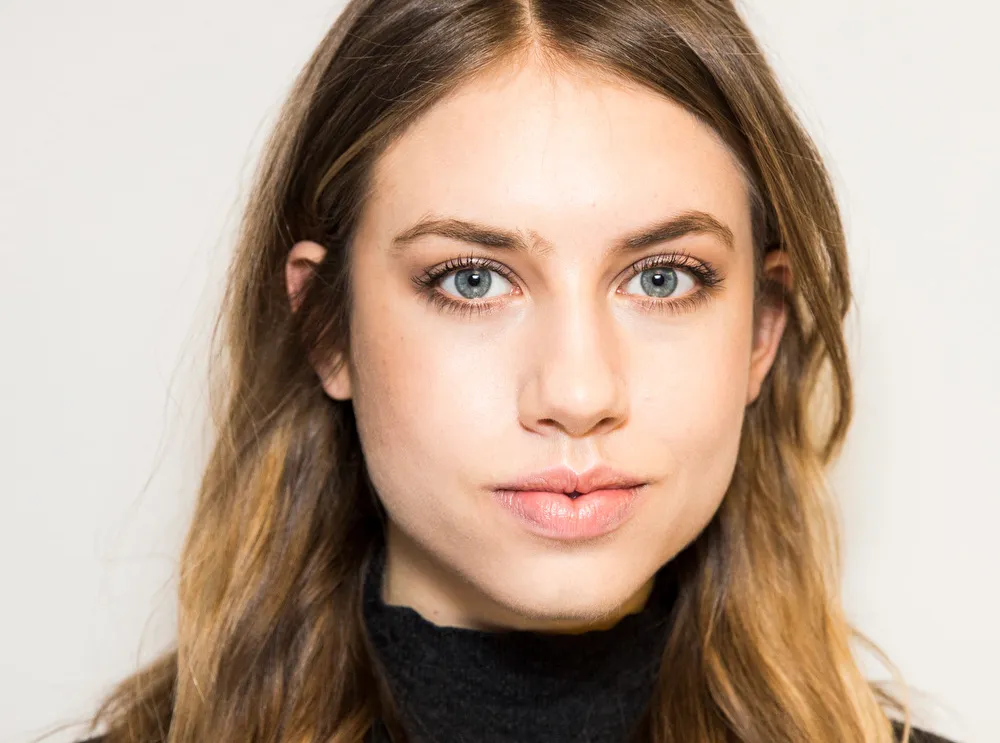
#> input picture Jake/Resources/Photos/woman.jpg, 1000 x 743 px, found by its file name
$ python test.py
#> lines starting #> are read from the running program, lines starting #| are printed output that depends on the picture
#> in main, frame is the input picture: shape (743, 1000, 3); mean B, G, R 146.8, 163.6, 185.6
import cv2
import numpy as np


# init part
face_cascade = cv2.CascadeClassifier('/Users/jacob_kitz/Desktop/hgn_processing/HGN_Classification/Jake/Resources/HaarCascades/haarcascade_frontalface_default.xml')
eye_cascade = cv2.CascadeClassifier('/Users/jacob_kitz/Desktop/hgn_processing/HGN_Classification/Jake/Resources/HaarCascades/haarcascade_eye.xml')
detector_params = cv2.SimpleBlobDetector_Params()
detector_params.filterByArea = True
detector_params.maxArea = 1500
detector = cv2.SimpleBlobDetector_create(detector_params)


def detect_faces(img, cascade):
    gray_frame = cv2.cvtColor(img, cv2.COLOR_BGR2GRAY)
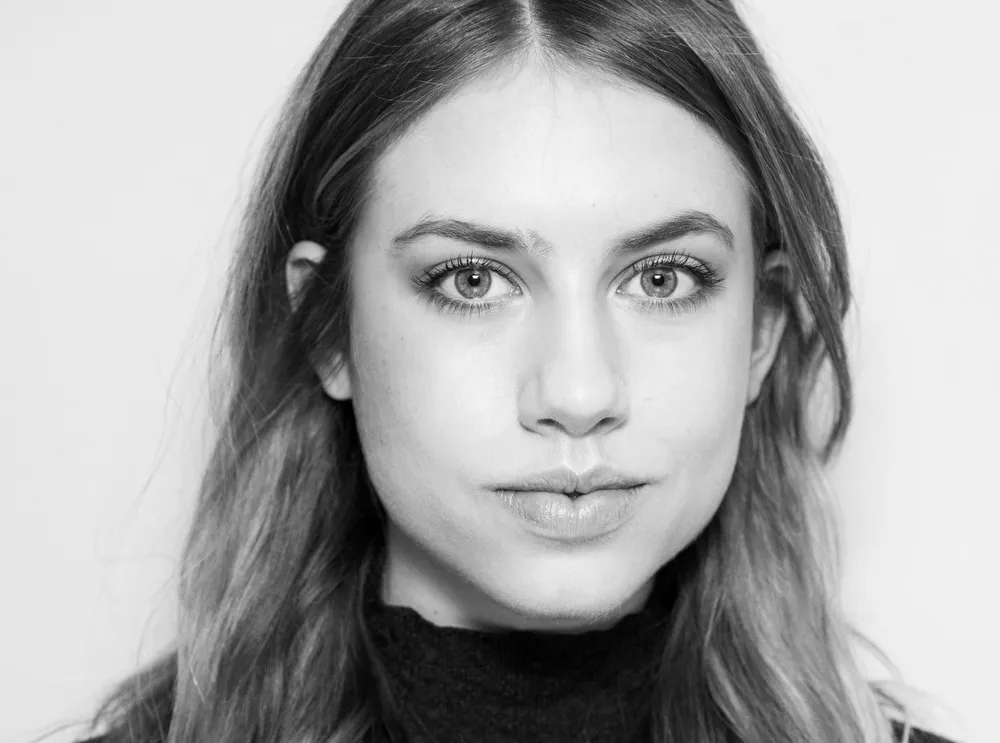
#> gray_frame: shape (743, 1000); min 0, max 255, mean 168.3
    coords = cascade.detectMultiScale(gray_frame, 1.3, 5)
#> coords = [[322, 95, 499, 499]]
    if len(coords) > 1:
        biggest = (0, 0, 0, 0)
        for i in coords:
            if i[3] > biggest[3]:
                biggest = i
        biggest = np.array([i], np.int32)
    elif len(coords) == 1:
        biggest = coords
#> biggest = [[322, 95, 499, 499]]
    else:
        return None
    for (x, y, w, h) in biggest:
        frame = img[y:y + h, x:x + w]
#> this loop made 1 pass
#> pass 1, in detect_faces, `frame = img[y:y + h, x:x + w]`:
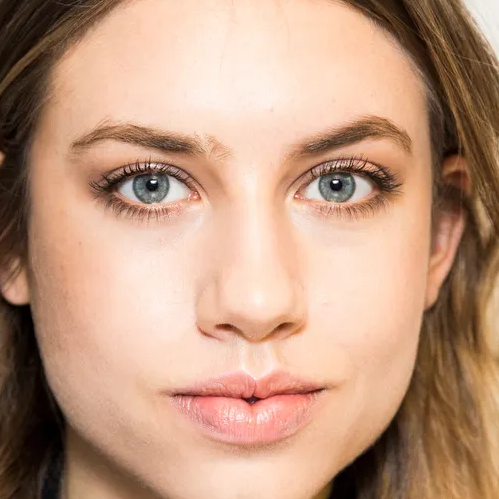
#> frame: shape (499, 499, 3); mean B, G, R 128.8, 153, 191.5
    return frame


def detect_eyes(img, cascade):
    gray_frame = cv2.cvtColor(img, cv2.COLOR_BGR2GRAY)
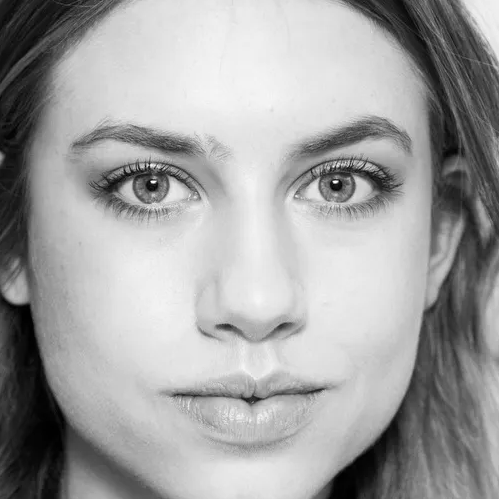
#> gray_frame: shape (499, 499); min 0, max 255, mean 161.7
    eyes = cascade.detectMultiScale(gray_frame, 1.3, 5)  # detect eyes
#> eyes = [[284, 129, 107, 107], [81, 132, 110, 110]]
    width = np.size(img, 1)  # get face frame width
#> width = 499
    height = np.size(img, 0)  # get face frame height
#> height = 499
    left_eye = None
    right_eye = None
    for (x, y, w, h) in eyes:
        if y > height / 2:
            pass
        eyecenter = x + w / 2  # get the eye center
        if eyecenter < width * 0.5:
            left_eye = img[y:y + h, x:x + w]
        else:
            right_eye = img[y:y + h, x:x + w]
#> this loop made 2 passes
#> (x, y, w, h, eyecenter) on passes 1 to 2: (284, 129, 107, 107, 337.5), (81, 132, 110, 110, 136)
#> pass 1, in detect_eyes, `right_eye = img[y:y + h, x:x + w]`:
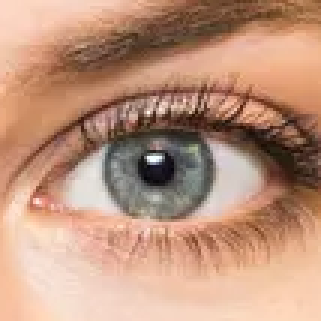
#> right_eye: shape (107, 107, 3) (shown 3 times larger); mean B, G, R 124.7, 147.7, 189.2
#> pass 2, in detect_eyes, `left_eye = img[y:y + h, x:x + w]`:
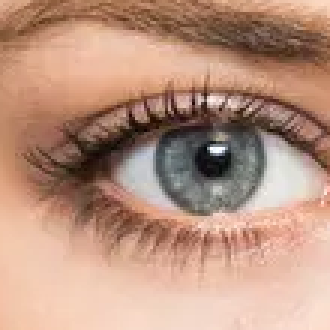
#> left_eye: shape (110, 110, 3) (shown 3 times larger); mean B, G, R 127.3, 146.9, 185.2
    return left_eye, right_eye


def cut_eyebrows(img):
    height, width = img.shape[:2]
    eyebrow_h = int(height / 4)
    img = img[eyebrow_h:height, 0:width]  # cut eyebrows out (15 px)

    return img


def blob_process(img, threshold, detector, eye):

    gray_eye = cv2.cvtColor(img, cv2.COLOR_BGR2GRAY)
    gray_eye = cv2.GaussianBlur(gray_eye, (9, 9), 0)
    gray_eye = cv2.medianBlur(gray_eye, 3)


    _, img = cv2.threshold(gray_eye, threshold, 255, cv2.THRESH_BINARY)
    img = cv2.erode(img, None, iterations=2)
    keypoints = detector.detect(img)

    if len(keypoints) > 1:
        # calculate the center of the image
        h, w = img.shape[:2]
        center = (w / 2, h / 2)

        # calculate the distance of each keypoint from the center
        distances = [cv2.norm((kp.pt[0] - center[0], kp.pt[1] - center[1])) for kp in keypoints]

        # find the index of the keypoint closest to the center
        closest_index = np.argmin(distances)

        # keep only the closest keypoint
        keypoints = [keypoints[closest_index]]

    cv2.imshow('Eye Color' + str(eye), gray_eye)
    cv2.imshow('Thresholded' + str(eye), img)
    return keypoints


def nothing(x):
    pass


def main():
    frame = cv2.imread('/Users/jacob_kitz/Desktop/hgn_processing/HGN_Classification/Jake/Resources/Photos/woman.jpg')
    face_frame = detect_faces(frame, face_cascade)

    if face_frame is not None:
        eyes = detect_eyes(face_frame, eye_cascade)
        eyeNum = 0
        for eye in eyes:
            if eye is not None:
                threshold  = 30
                eye = cut_eyebrows(eye)
                keypoints = blob_process(eye, threshold, detector, eyeNum)
                eye = cv2.drawKeypoints(eye, keypoints, eye, (0, 0, 255), cv2.DRAW_MATCHES_FLAGS_DRAW_RICH_KEYPOINTS)
                eyeNum += 1
#> this loop made 2 passes
#> (threshold, height in cut_eyebrows, width in cut_eyebrows, eyebrow_h in cut_eyebrows, keypoints, h in blob_process, w in blob_process, center in blob_process) on pass 1: (30, 110, 110, 27, 1 keypoints; (x, y, size): (70, 28, 11.9), 83, 110, (55, 41.5))
#> (threshold, height in cut_eyebrows, width in cut_eyebrows, eyebrow_h in cut_eyebrows, keypoints, eyeNum) on pass 2: (30, 107, 107, 26, 1 keypoints; (x, y, size): (52, 32, 11.4), 2)
#> pass 1, in cut_eyebrows, `img = img[eyebrow_h:height, 0:width]`:
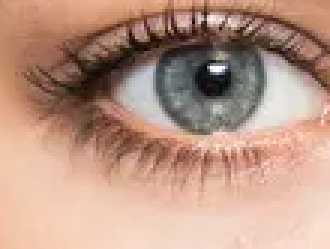
#> img: shape (83, 110, 3) (shown 3 times larger); mean of channels 0, 1, 2 133.1, 150.4, 186.4; drawn as B, G, R
#> pass 1, in blob_process, `gray_eye = cv2.GaussianBlur(gray_eye, (9, 9), 0)`:
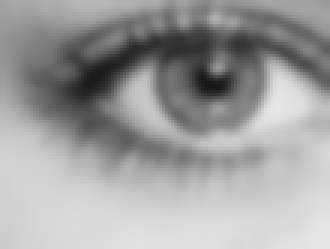
#> gray_eye: shape (83, 110) (shown 3 times larger); min 22, max 230, mean 159.1
#> after the loop, eyeNum = 2; threshold = 30
    #frame = cv2.flip(frame, 1)
    cv2.imshow('image', frame)

    cv2.waitKey(0)
    cv2.destroyAllWindows()


if __name__ == "__main__":
    main()
